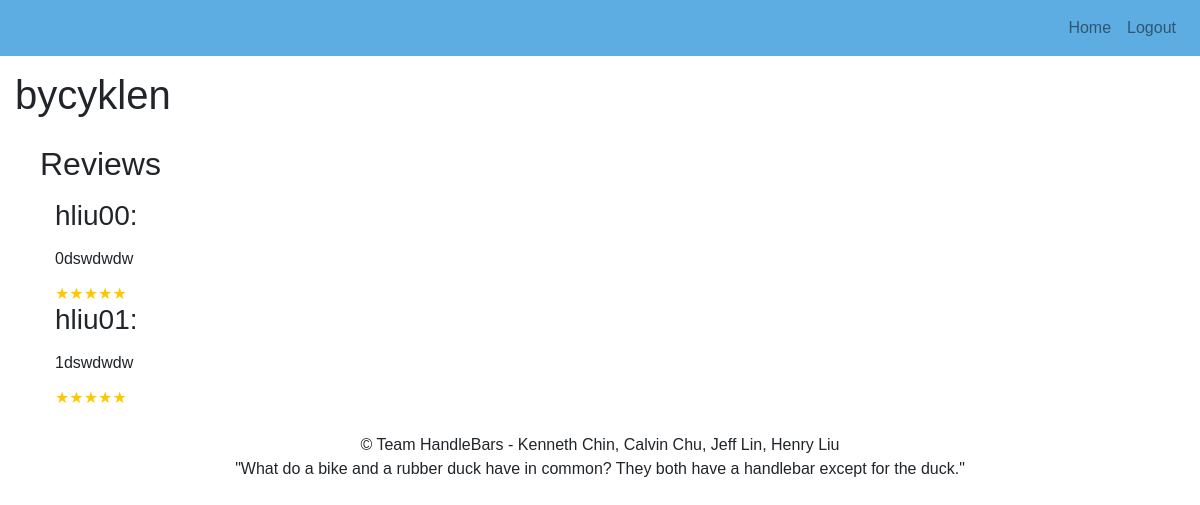
Page /reviews?id=2 on the earlier database version.
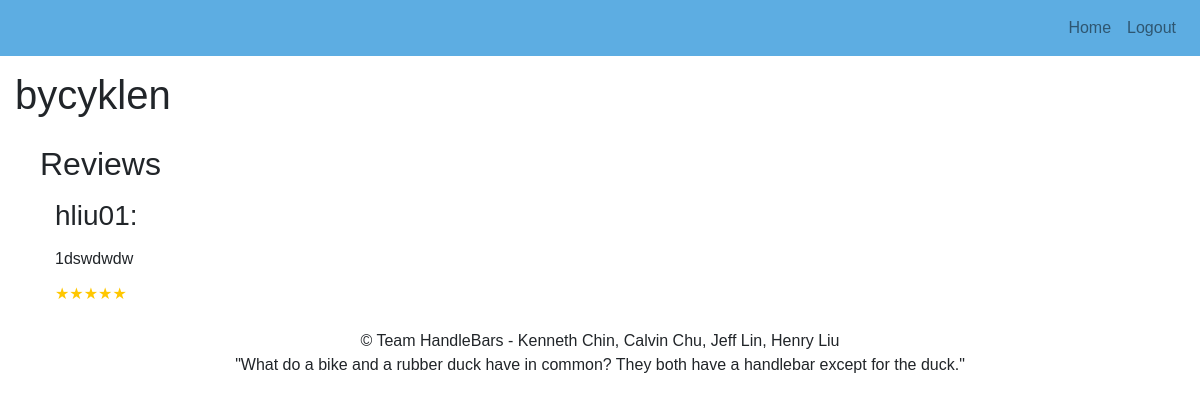
Same page on the later database version.
### tables this page shows
CREATE TABLE BIKES(bikeNumber INTEGER PRIMARY KEY AUTOINCREMENT, bikeID TEXT, city TEXT, name TEXT, coors TEXT, address TEXT);

CREATE TABLE REVIEWS(username TEXT, bikeNumber INTEGER, rating INTEGER, content BLOB);

### app.py (the view)
@app.route("/reviews")
def reviews():
    print(request.args["id"])
    with sqlite3.connect(DB_FILE) as connection:
       cur = connection.cursor()
       q = "SELECT * FROM REVIEWS WHERE bikeNumber = '{}'".format(request.args["id"])
       foo = cur.execute(q)
       reviews = foo.fetchall()
       print(reviews[0][2])
       x = "SELECT bikeID FROM BIKES WHERE bikeNumber = '{}'".format(request.args["id"])
       goo = cur.execute(x)
       name = goo.fetchall()
       print(name[0][0])
    return render_template("reviews.html", sessionstatus = "user" in session, review = reviews, company = name[0][0])

### templates/reviews.html
<!DOCTYPE html>
{% extends "template.html" %}
{% block buttons %}
<li class="nav-item">
  <a href="{{ url_for('root') }}" class="nav-link">Home</a>
</li>
<li class="nav-item">
  <a href="{{ url_for('logout') }}" class="nav-link">Logout</a>
</li>
{% endblock %}
{% block body %}
<div style="margin: 15px;">
<h1><p>{{ company }}</p></h1>
<div class="container-fluid" >
  <div class="row">
    <div class="col-sm">
      <div style="margin: 10px;">
        <h2><p>Reviews</p><h2>
          {% for entry in review %}
          <div class="container-fluid" >
            <div class="row">
              <div class="col">
                <h3><p>{{ entry[0] }}: </p><h3>
                 <h6><p>{{ entry[3] }}</p><h6>
                   {% for n in range(5) %}
                   <div style="color: #ffc700; float:left;">
                   ★
                   </div>
                   {% endfor %}
              </div>
            </div>
          </div>
          {% endfor %}
      </div>
    </div>
  </div>
</div>
<div class="footer-copyright text-center py-3">
  &copy Team HandleBars - Kenneth Chin, Calvin Chu, Jeff Lin, Henry Liu <br> "What do a bike and a rubber duck have in common? They both have a handlebar except for the duck."
</div>
{% endblock %}

### templates/template.html (shortened to what this page needs)
<!DOCTYPE html>
<html lang="en" dir="ltr">
  <head>
    <link rel="stylesheet" href="https://stackpath.bootstrapcdn.com/bootstrap/4.3.1/css/bootstrap.min.css">
  </head>
  <body style="font-family: 'Helvetica', 'Arial', sans-serif;">
    <nav class="navbar navbar-expand navbar-light" style="background-color: #5dade2;">
      <ul class="nav navbar-nav ml-auto" style="">
          {% block buttons %}
          {% endblock %}
        </ul>
    </nav>
    {% block body %}
    {% endblock %}
  </body>
</html>

Differences in the rows shown:
removed REVIEWS: username "hliu00", content "0dswdwdw"
